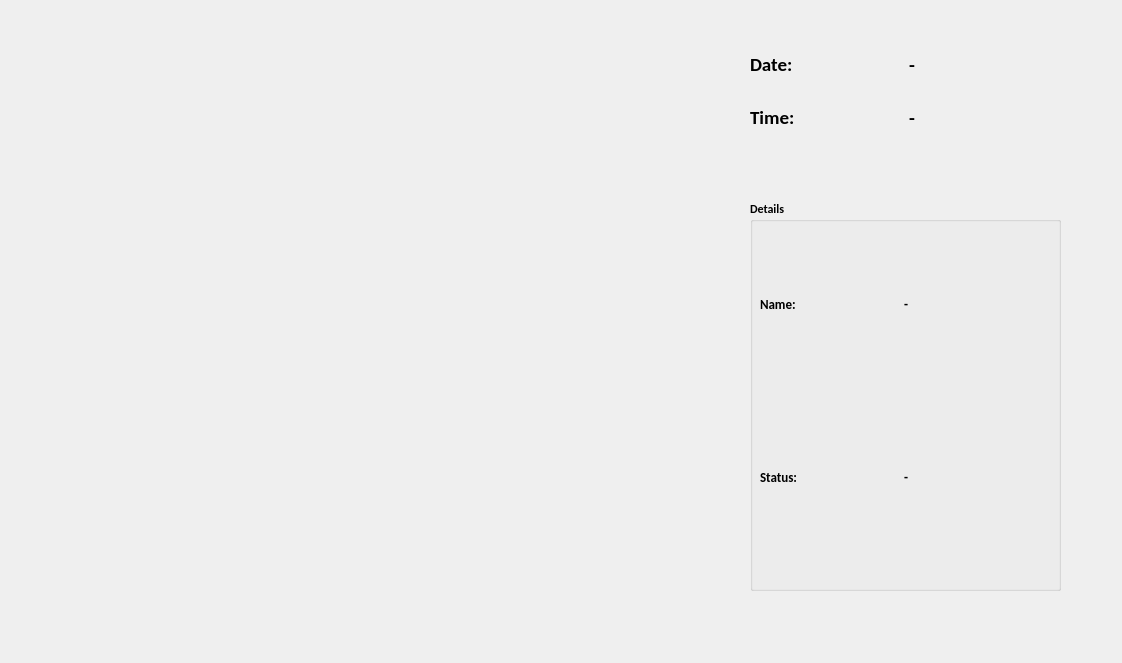
<?xml version="1.0" encoding="UTF-8"?>
<ui version="4.0">
 <class>OutputDialog</class>
 <widget class="QDialog" name="OutputDialog">
  <property name="geometry">
   <rect>
    <x>0</x>
    <y>0</y>
    <width>1122</width>
    <height>663</height>
   </rect>
  </property>
  <property name="minimumSize">
   <size>
    <width>0</width>
    <height>0</height>
   </size>
  </property>
  <property name="maximumSize">
   <size>
    <width>1920</width>
    <height>1080</height>
   </size>
  </property>
  <property name="font">
   <font>
    <family>Calibri</family>
    <weight>75</weight>
    <bold>true</bold>
   </font>
  </property>
  <property name="windowTitle">
   <string>FACE-RECOGNITION</string>
  </property>
  <property name="windowIcon">
   <iconset resource="resource.qrc">
    <normaloff>:/icon/icon.png</normaloff>:/icon/icon.png</iconset>
  </property>
  <widget class="QLabel" name="imgLabel">
   <property name="geometry">
    <rect>
     <x>10</x>
     <y>20</y>
     <width>640</width>
     <height>480</height>
    </rect>
   </property>
   <property name="minimumSize">
    <size>
     <width>640</width>
     <height>480</height>
    </size>
   </property>
   <property name="maximumSize">
    <size>
     <width>640</width>
     <height>480</height>
    </size>
   </property>
   <property name="text">
    <string/>
   </property>
  </widget>
  <widget class="QWidget" name="gridLayoutWidget">
   <property name="geometry">
    <rect>
     <x>750</x>
     <y>40</y>
     <width>311</width>
     <height>101</height>
    </rect>
   </property>
   <layout class="QGridLayout" name="gridLayout">
    <item row="0" column="0">
     <layout class="QHBoxLayout" name="horizontalLayout_2">
      <item>
       <widget class="QLabel" name="label">
        <property name="font">
         <font>
          <pointsize>14</pointsize>
         </font>
        </property>
        <property name="text">
         <string>Date:</string>
        </property>
       </widget>
      </item>
      <item>
       <widget class="QLabel" name="Date_Lable">
        <property name="font">
         <font>
          <pointsize>14</pointsize>
         </font>
        </property>
        <property name="text">
         <string>-</string>
        </property>
       </widget>
      </item>
     </layout>
    </item>
    <item row="1" column="0">
     <layout class="QHBoxLayout" name="horizontalLayout_3">
      <item>
       <widget class="QLabel" name="label_2">
        <property name="font">
         <font>
          <pointsize>14</pointsize>
         </font>
        </property>
        <property name="text">
         <string>Time:</string>
        </property>
       </widget>
      </item>
      <item>
       <widget class="QLabel" name="Time_Lable">
        <property name="font">
         <font>
          <pointsize>14</pointsize>
         </font>
        </property>
        <property name="text">
         <string>-</string>
        </property>
       </widget>
      </item>
     </layout>
    </item>
   </layout>
  </widget>
  <widget class="QGroupBox" name="groupBox">
   <property name="geometry">
    <rect>
     <x>750</x>
     <y>200</y>
     <width>311</width>
     <height>391</height>
    </rect>
   </property>
   <property name="title">
    <string>Details</string>
   </property>
   <widget class="QWidget" name="gridLayoutWidget_2">
    <property name="geometry">
     <rect>
      <x>10</x>
      <y>20</y>
      <width>281</width>
      <height>341</height>
     </rect>
    </property>
    <layout class="QGridLayout" name="gridLayout_2">
     <item row="0" column="0">
      <layout class="QHBoxLayout" name="horizontalLayout_4">
       <item>
        <widget class="QLabel" name="label_5">
         <property name="font">
          <font>
           <pointsize>10</pointsize>
          </font>
         </property>
         <property name="text">
          <string>Name:</string>
         </property>
        </widget>
       </item>
       <item>
        <widget class="QLabel" name="NameLable">
         <property name="font">
          <font>
           <pointsize>10</pointsize>
          </font>
         </property>
         <property name="text">
          <string>-</string>
         </property>
        </widget>
       </item>
      </layout>
     </item>
     <item row="1" column="0">
      <layout class="QHBoxLayout" name="horizontalLayout_5">
       <item>
        <widget class="QLabel" name="label_7">
         <property name="font">
          <font>
           <pointsize>10</pointsize>
          </font>
         </property>
         <property name="text">
          <string>Status:</string>
         </property>
        </widget>
       </item>
       <item>
        <widget class="QLabel" name="StatusLable">
         <property name="font">
          <font>
           <pointsize>10</pointsize>
          </font>
         </property>
         <property name="text">
          <string>-</string>
         </property>
        </widget>
       </item>
      </layout>
     </item>
    </layout>
   </widget>
  </widget>
 </widget>
 <resources>
  <include location="resource.qrc"/>
 </resources>
 <connections/>
</ui>
